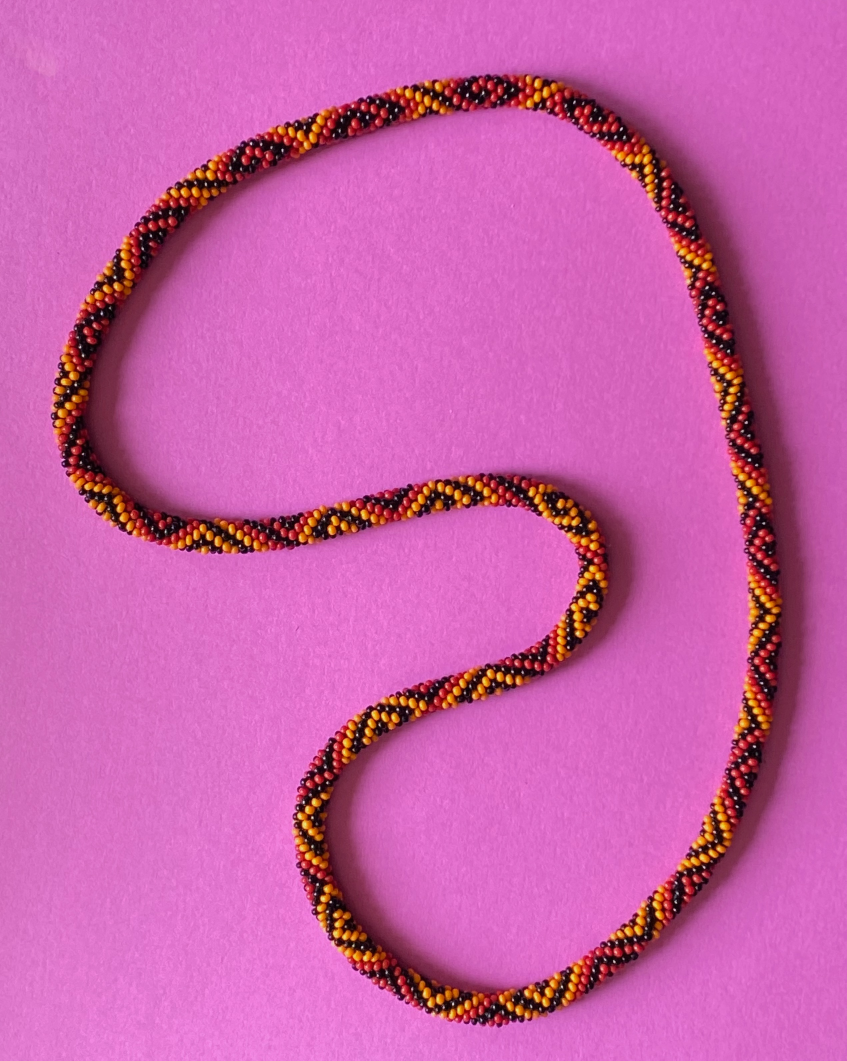
#> input picture beads-photo-2.jpg, 2540 x 3182 px (shown at 1/3 size)
$ python background_probe.py
#> lines starting #> are read from the running program, lines starting #| are printed output that depends on the picture; long printed decimals are rounded
"""R092: reproducible local FFT probes, not a segmentation or helicity solver."""
import argparse
import hashlib
import json
import os
from pathlib import Path

os.environ.setdefault("MPLCONFIGDIR", "/tmp/beads-matplotlib")
import matplotlib
matplotlib.use("Agg")
import matplotlib.pyplot as plt
from matplotlib.patches import Circle
import numpy as np
from PIL import Image, ImageOps

ROOT = Path(__file__).resolve().parents[1]
SAMPLES = [
    ("A", "open paper, inside loop", 1100, 950),
    ("B", "open paper, outside loop", 450, 2350),
    ("C", "necklace, upper section", 1410, 275),
    ("D", "necklace, right section", 2210, 1170),
    ("E", "paper/shadow beside D", 2320, 1170),
    ("F", "paper/shadow at inner bend", 1870, 1690),
]


def digest(path):
    return hashlib.sha256(Path(path).read_bytes()).hexdigest()


def spectrum(patch, sigma):
    """Remove a Gaussian-weighted plane; FFT the Gaussian-windowed residual.

    Units are displayed JPEG grayscale, not radiance. The 1/64 px cutoff is
    exploratory and fixed across window scales. No paper-color predicate.
    """
    y, x = np.indices(patch.shape, dtype=float)
    x -= (patch.shape[1] - 1) / 2
    y -= (patch.shape[0] - 1) / 2
    w = np.exp(-(x*x + y*y) / (2*sigma*sigma))
    design = np.stack([np.ones_like(x), x/sigma, y/sigma], axis=-1)
    a = design.reshape(-1, 3)
    weights = w.ravel()
    fit = np.linalg.solve(a.T @ (weights[:, None]*a), a.T @ (weights*patch.ravel()))
    residual = patch - design @ fit
    z = w * residual
    power = np.abs(np.fft.fftshift(np.fft.fft2(z))) ** 2
    fy = np.fft.fftshift(np.fft.fftfreq(patch.shape[0]))
    fx = np.fft.fftshift(np.fft.fftfreq(patch.shape[1]))
    freq = np.hypot(fy[:, None], fx[None, :])
    hi = power[freq >= 1/64].sum()
    norm = patch.size * np.sum(w*w)
    total = power.sum()
    metrics = {
        "high_frequency_rms": float(np.sqrt(hi/norm)),
        "residual_rms": float(np.sqrt(total/norm)),
        "high_frequency_fraction": float(hi/total) if total > 1e-20 else 0.,
        "parseval_error": float(abs(total/patch.size - np.sum(z*z))),
    }
    return metrics, power


def checks():
    y, x = np.indices((257, 257), dtype=float)
    flat, _ = spectrum(np.full_like(x, .6), 35)
    ramp, _ = spectrum(.3 + .001*x + .0005*y, 35)
    fast, _ = spectrum(.5 + .1*np.sin(2*np.pi*x/16), 35)
    slow, _ = spectrum(.5 + .1*np.sin(2*np.pi*x/128), 35)
    assert flat["residual_rms"] < 1e-12
    assert ramp["residual_rms"] < 1e-12
    # Finite Gaussian windows broaden peaks: the 128px wave leaks across the
    # cutoff. Check useful separation, not an ideal brick-wall-filter claim.
    assert fast["high_frequency_rms"] > 5*slow["high_frequency_rms"]
    assert fast["high_frequency_fraction"] > .99
    assert slow["high_frequency_fraction"] < .05
    assert abs(fast["high_frequency_rms"] - .1/np.sqrt(2)) < .001
    assert fast["parseval_error"] < 1e-10
    return {"constant_removed": True, "linear_ramp_removed": True,
            "16px_vs_128px_separation": True, "sinusoid_rms": True,
            "parseval": True}


def main():
    parser = argparse.ArgumentParser(description=__doc__)
    parser.add_argument("--output", type=Path, default=ROOT/"photo2/output/r092")
    args = parser.parse_args()
    out = args.output
    out.mkdir(parents=True, exist_ok=True)
    source = ROOT/"beads-photo-2.jpg"
    im = ImageOps.exif_transpose(Image.open(source)).convert("RGB")
#> im is the input picture: PIL image 2540x3182 RGB; mean R, G, B 202, 95.9, 169.1
    rgb = np.asarray(im, dtype=float)/255
    gray = rgb @ np.array([.299, .587, .114])
    height, width = gray.shape
    radius = .05*np.sqrt(width*height)
    sigmas = [radius, radius/3, radius/6]
    rows, powers = [], {}
    for label, meaning, cx, cy in SAMPLES:
        for sigma in sigmas:
            half = int(np.ceil(3*sigma))
            # Explicit reflection when a 3-sigma square crosses the photo edge.
            padded = np.pad(gray, half, mode="reflect")
            patch = padded[cy:cy+2*half+1, cx:cx+2*half+1]
            metric, power = spectrum(patch, sigma)
            reflected = cx-half < 0 or cy-half < 0 or cx+half >= width or cy+half >= height
            rows.append(dict(label=label, description=meaning, x=cx, y=cy,
                             sigma_px=sigma, half_support_px=half,
                             reflected_photo_edge=reflected, **metric))
            powers[label, sigma] = power
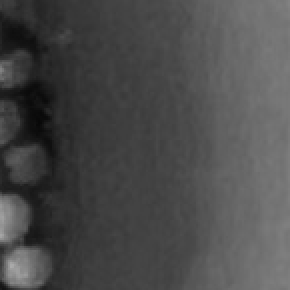
#> patch: shape (145, 145) float64 (shown 2 times larger); min 0.0348, max 0.671, mean 0.297
#> after the loop, powers = 18 items; rows = 18 items
    fig, ax = plt.subplots(figsize=(8, 10))
    ax.imshow(im)
    colors = plt.get_cmap("tab10").colors
    for i, (label, meaning, x, y) in enumerate(SAMPLES):
        c = colors[i]
        ax.plot(x, y, "+", color="white", markersize=8)
        ax.add_patch(Circle((x,y), radius, fill=False, color=c, linewidth=2))
        ax.text(x+30, y-30, label, color="white", fontsize=15, weight="bold",
                bbox=dict(facecolor=c, alpha=.9, edgecolor="none"))
    ax.set_title(f"Sample centers; rings = sigma = 0.05 sqrt(N) = {radius:.1f} px\n"
                 "Gaussian support extends beyond each ring; these are not bead boundaries")
    ax.set_xlabel("Original-photo x (pixels)")
    ax.set_ylabel("Original-photo y (pixels)")
    fig.tight_layout()
    fig.savefig(out/"sample-context.png", dpi=145)
    plt.close(fig)

    fig, axes = plt.subplots(3, 4, figsize=(13, 10))
    small_sigma = sigmas[-1]
    # Shared scale for the FFT panels, displaying energy amplitude per window.
    spectra = []
    for label, *_ in SAMPLES:
        p = powers[label, small_sigma]
        spectra.append(np.log10(1 + 1e4*np.sqrt(p)/p.size))
#> this loop made 6 passes
#> pass 1, in main, `p = powers[label, small_sigma]`:
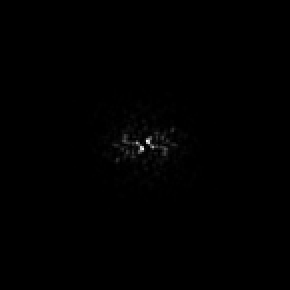
#> p: shape (145, 145) float64 (shown 2 times larger); min 2.26e-22, max 245.4, mean 0.8
#> after the loop, spectra = 6 items
    vmax = max(float(p.max()) for p in spectra)
#> vmax = 2.13
    for i, (label, meaning, x, y) in enumerate(SAMPLES):
        row, col = i//2, 2*(i%2)
        half = 155
        axes[row,col].imshow(im)
        axes[row,col].set_xlim(x-half, x+half)
        axes[row,col].set_ylim(y+half, y-half)
        axes[row,col].set_title(f"{label}: {meaning}", fontsize=10)
        axes[row,col].set_axis_off()
        axes[row,col+1].imshow(spectra[i], origin="lower", cmap="magma", vmin=0, vmax=vmax,
                              extent=(-.5,.5,-.5,.5))
        axes[row,col+1].set_xlim(-.15,.15)
        axes[row,col+1].set_ylim(-.15,.15)
        axes[row,col+1].set_title(f"{label}: local FFT, sigma {small_sigma:.1f} px", fontsize=10)
        axes[row,col+1].set_xlabel("cycles/pixel")
    fig.suptitle("Raw 310-pixel contexts and small-window spectra\n"
                 "Crop center = sample center; shared FFT display scale; no boundary inferred")
    fig.tight_layout()
    fig.savefig(out/"raw-and-fft.png", dpi=145)
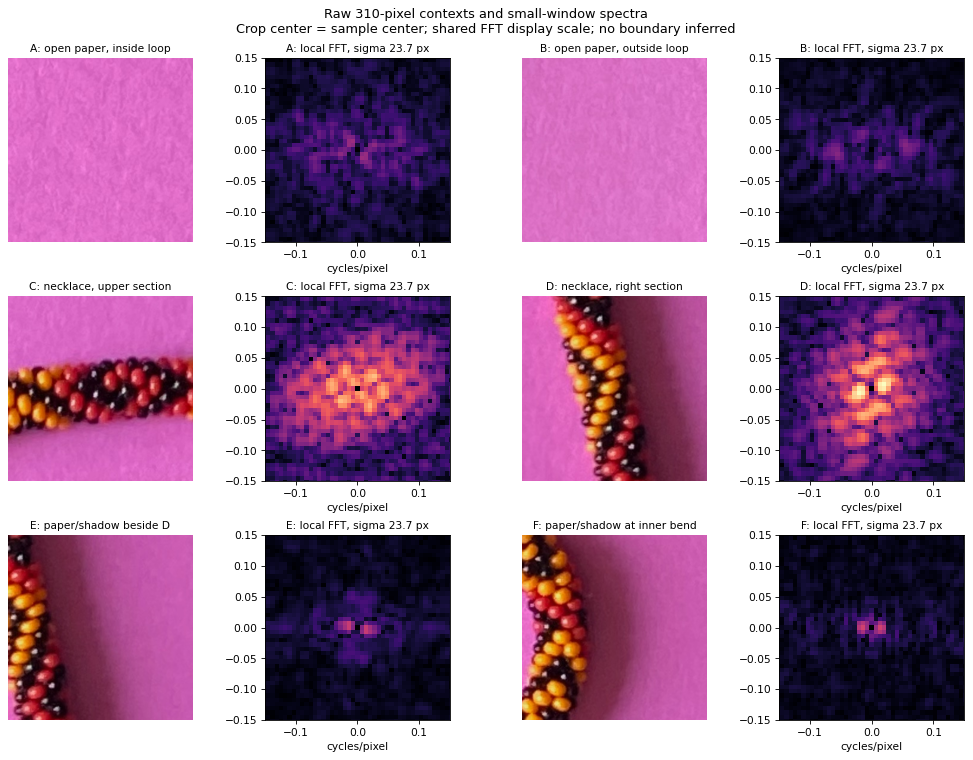
#> figure drawn by matplotlib, 12 panels
    plt.close(fig)

    fig, ax = plt.subplots(figsize=(9, 4))
    for i, sigma in enumerate(sigmas):
        vals = [r["high_frequency_rms"] for r in rows if r["sigma_px"] == sigma]
        ax.bar(np.arange(6)+(i-1)*.25, vals, width=.25, label=f"sigma {sigma:.1f} px")
#> this loop made 3 passes
#> vals on passes 1 to 3: [0.0197, 0.0149, 0.103, 0.107, 0.0718, 0.0844], [0.0201, 0.0148, 0.147, 0.174, 0.0154, 0.0349], [0.0198, 0.0151, 0.166, 0.193, 0.0126, 0.011]
    ax.set_xticks(np.arange(6), [s[0] for s in SAMPLES])
    ax.set_ylabel("Fine-scale grayscale RMS (0–1 JPEG units)")
    ax.set_title("High-frequency energy is a neighborhood cue, not a pixel label")
    ax.legend()
    fig.tight_layout()
    fig.savefig(out/"scale-comparison.png", dpi=145)
    plt.close(fig)
    report = dict(source_sha256=digest(source), script_sha256=digest(__file__),
                  image_size=[width,height], gaussian_radius_requested_px=radius,
                  interpretation="radius treated as sigma; sigma/3 and sigma/6 sensitivity probes",
                  channel="0.299 R + 0.587 G + 0.114 B on displayed JPEG RGB / 255",
                  detrending="Gaussian-weighted least-squares plane",
                  cutoff_cycles_per_pixel=1/64, support="square +/- ceil(3 sigma)",
                  edge_handling="reflect, explicitly flagged per sample", checks=checks(),
                  versions=dict(numpy=np.__version__, matplotlib=matplotlib.__version__),
                  samples=rows,
                  illustrations={p.name:digest(p) for p in sorted(out.glob("*.png"))})
#> in spectrum (call 19), `design = np.stack([np.ones_like(x), x/sigma, y/sigma], axis=-1)`:
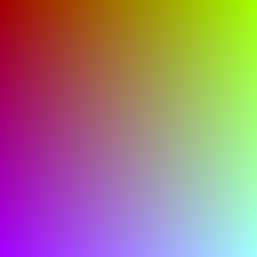
#> design: shape (257, 257, 3) float64; mean of channels 0, 1, 2 1, -1.34e-20, 3.52e-17; drawn with min black and max white
#> in spectrum (call 19), `fit = np.linalg.solve(a.T @ (weights[:, None]*a), a.T @ (weights*patch..`: fit = [0.6, -3.8e-18, 1.82e-16]
#> in spectrum (call 19), `fy = np.fft.fftshift(np.fft.fftfreq(patch.shape[0]))`: fy = 257 values from -0.498 to 0.498
#> in spectrum (call 19), `freq = np.hypot(fy[:, None], fx[None, :])`:
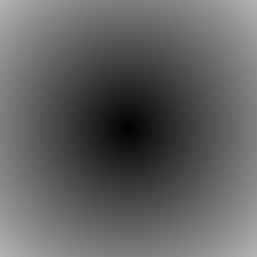
#> freq: shape (257, 257) float64; min 0, max 0.704, mean 0.383
#> in spectrum (call 19), `hi = power[freq >= 1/64].sum()`: hi = 5.08e-25
#> in spectrum (call 19), `norm = patch.size * np.sum(w*w)`: norm = 254186234.7
#> in spectrum (call 19), `total = power.sum()`: total = 2.65e-20
#> in spectrum (call 19), `metrics = { "high_frequency_rms": float(np.sqrt(hi/norm)), "residual_r..`: metrics = {'high_frequency_rms': 4.47e-17, 'residual_rms': 1.02e-14, 'high_frequency_fraction': 1.92e-05, 'parseval_error': 1.38e-40}
#> in checks, `flat, _ = spectrum(np.full_like(x, .6), 35)`: flat has the same summary as metrics in spectrum
#> in spectrum (call 20), `fit = np.linalg.solve(a.T @ (weights[:, None]*a), a.T @ (weights*patch..`: fit = [0.492, 0.035, 0.0175]
#> in spectrum (call 20), `residual = patch - design @ fit`:
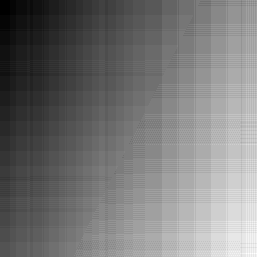
#> residual: shape (257, 257) float64; min 8.83e-15, max 1.12e-14, mean 9.94e-15; drawn with min black and max white
#> in spectrum (call 20), `hi = power[freq >= 1/64].sum()`: hi = 6.38e-25
#> in spectrum (call 20), `total = power.sum()`: total = 2.51e-20
#> in spectrum (call 20), `metrics = { "high_frequency_rms": float(np.sqrt(hi/norm)), "residual_r..`: metrics = {'high_frequency_rms': 5.01e-17, 'residual_rms': 9.93e-15, 'high_frequency_fraction': 2.55e-05, 'parseval_error': 9.18e-41}
#> in checks, `ramp, _ = spectrum(.3 + .001*x + .0005*y, 35)`: ramp has the same summary as metrics in spectrum
#> in checks, `fast, _ = spectrum(.5 + .1*np.sin(2*np.pi*x/16), 35)`: fast = {'high_frequency_rms': 0.0707, 'residual_rms': 0.0707, 'high_frequency_fraction': 1, 'parseval_error': 0}
#> in spectrum (call 22), `fit = np.linalg.solve(a.T @ (weights[:, None]*a), a.T @ (weights*patch..`: fit = [0.5, 0.0394, 4.72e-17]
#> in spectrum (call 22), `z = w * residual`:
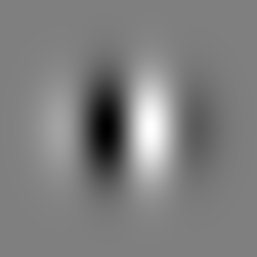
#> z: shape (257, 257) float64; min -0.0521, max 0.0521, mean 1.26e-15; drawn with min black and max white
#> in spectrum (call 22), `hi = power[freq >= 1/64].sum()`: hi = 17450.2
#> in spectrum (call 22), `total = power.sum()`: total = 579400.9
#> in spectrum (call 22), `metrics = { "high_frequency_rms": float(np.sqrt(hi/norm)), "residual_r..`: metrics = {'high_frequency_rms': 0.00829, 'residual_rms': 0.0477, 'high_frequency_fraction': 0.0301, 'parseval_error': 1.78e-15}
#> in checks, `slow, _ = spectrum(.5 + .1*np.sin(2*np.pi*x/128), 35)`: slow has the same summary as metrics in spectrum
#> report = 14 items
    (out/"report.json").write_text(json.dumps(report, indent=2)+"\n")
    print(json.dumps({"radius_px":radius,"checks":report["checks"],"output":str(out)}, indent=2))
#| {
#|   "radius_px": 142.147,
#|   "checks": {
#|     "constant_removed": true,
#|     "linear_ramp_removed": true,
#|     "16px_vs_128px_separation": true,
#> (further printed lines are left out)


if __name__ == "__main__":
    main()

$ run again, with beads-photo-1.jpg copied over beads-photo-2.jpg
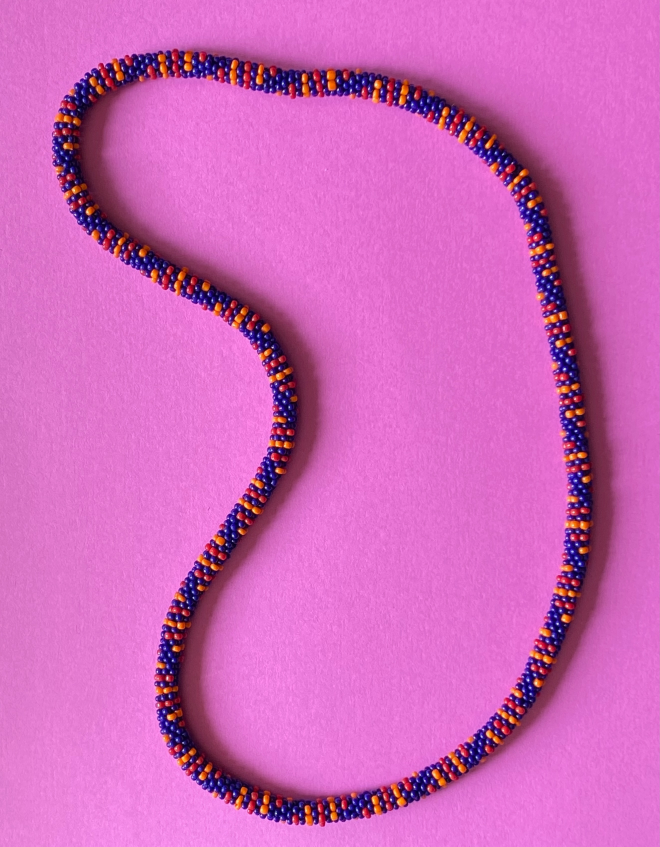
#> input picture beads-photo-1.jpg, 2639 x 3385 px (shown at 1/4 size)
#> in main, im is the input picture: PIL image 2639x3385 RGB; mean R, G, B 208, 102.6, 186.4
#> after the loop in main, `for label, meaning, cx, cy in SAMPLES:`:
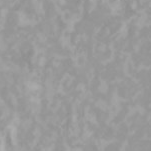
#> patch: shape (151, 151) float64; min 0.553, max 0.675, mean 0.601
#> after the loop in main, `for label, meaning, cx, cy in SAMPLES:`: powers = 18 items
#> after the loop in main, `for label, *_ in SAMPLES:`: spectra = 6 items
#> vmax = 1.88
#> the loop in main, `for i, sigma in enumerate(sigmas):` made 3 passes
#> vals on passes 1 to 3: [0.0215, 0.026, 0.0983, 0.101, 0.075, 0.0165], [0.0203, 0.0191, 0.0973, 0.139, 0.0206, 0.0151], [0.0178, 0.0208, 0.0801, 0.154, 0.0119, 0.014]
#> in main, `fig.savefig(out/"scale-comparison.png", dpi=145)`:
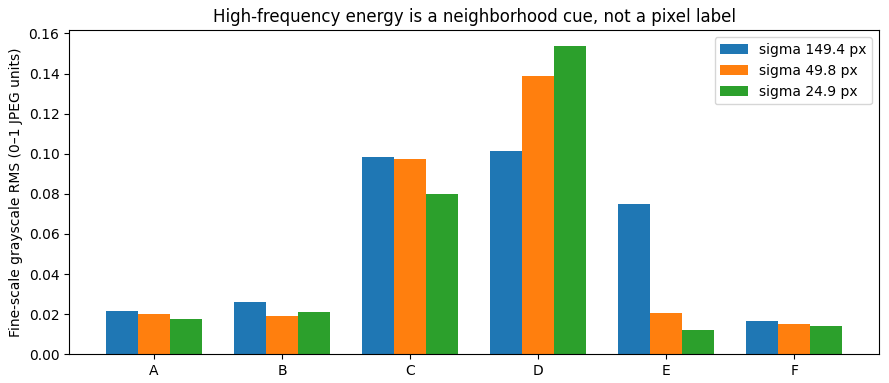
#> figure drawn by matplotlib, 1 panel; tallest bar 0.101 high, from x = 2.62 to 2.88; tallest bar 0.139 high, from x = 2.88 to 3.12; tallest bar 0.154 high, from x = 3.12 to 3.38
#> flat = {'high_frequency_rms': 4.47e-17, 'residual_rms': 1.02e-14, 'high_frequency_fraction': 1.92e-05, 'parseval_error': 1.38e-40}
#> ramp = {'high_frequency_rms': 5.01e-17, 'residual_rms': 9.93e-15, 'high_frequency_fraction': 2.55e-05, 'parseval_error': 9.18e-41}
#> fast = {'high_frequency_rms': 0.0707, 'residual_rms': 0.0707, 'high_frequency_fraction': 1, 'parseval_error': 0}
#> slow = {'high_frequency_rms': 0.00829, 'residual_rms': 0.0477, 'high_frequency_fraction': 0.0301, 'parseval_error': 1.78e-15}
#> report = 14 items
#| {
#|   "radius_px": 149.441,
#|   "checks": {
#|     "constant_removed": true,
#|     "linear_ramp_removed": true,
#|     "16px_vs_128px_separation": true,
#> (further printed lines are left out)

$ run again, with beads-photo-10.jpg copied over beads-photo-2.jpg
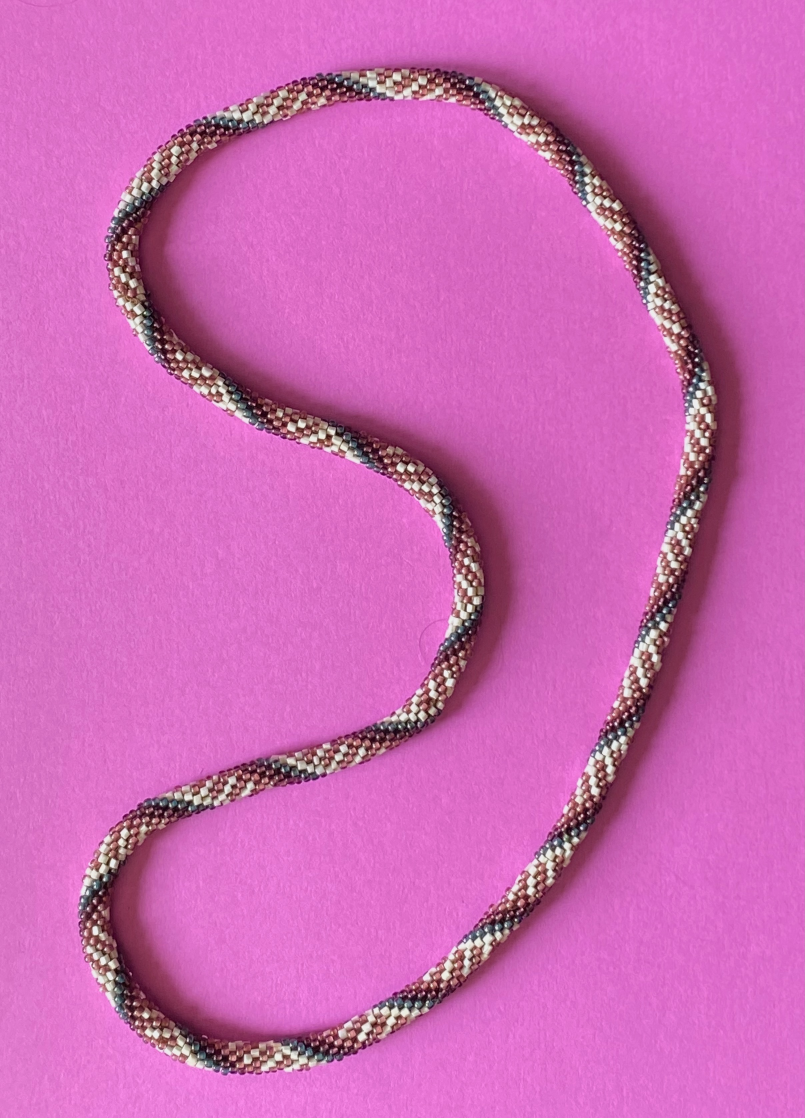
#> input picture beads-photo-10.jpg, 2415 x 3353 px (shown at 1/3 size)
#> in main, im is the input picture: PIL image 2415x3353 RGB; mean R, G, B 205.4, 104.1, 180.9
#> after the loop in main, `for label, meaning, cx, cy in SAMPLES:`:
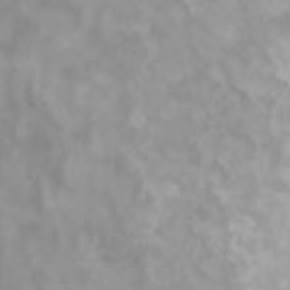
#> patch: shape (145, 145) float64 (shown 2 times larger); min 0.521, max 0.658, mean 0.582
#> after the loop in main, `for label, meaning, cx, cy in SAMPLES:`: powers = 18 items
#> after the loop in main, `for label, *_ in SAMPLES:`: spectra = 6 items
#> vmax = 1.98
#> the loop in main, `for i, sigma in enumerate(sigmas):` made 3 passes
#> vals on passes 1 to 3: [0.0205, 0.0942, 0.112, 0.0854, 0.0365, 0.0734], [0.0218, 0.0568, 0.163, 0.0322, 0.00856, 0.0149], [0.0235, 0.0214, 0.183, 0.0132, 0.00764, 0.0126]
#> in main, `fig.savefig(out/"scale-comparison.png", dpi=145)`:
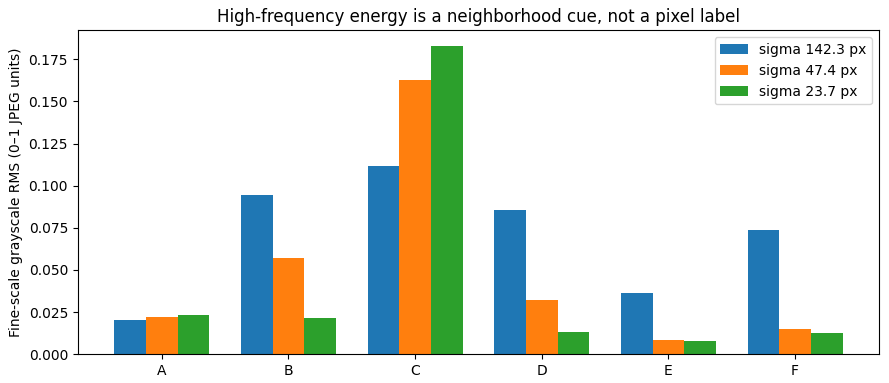
#> figure drawn by matplotlib, 1 panel; tallest bar 0.112 high, from x = 1.62 to 1.88; tallest bar 0.163 high, from x = 1.88 to 2.12; tallest bar 0.183 high, from x = 2.12 to 2.38
#> flat = {'high_frequency_rms': 4.47e-17, 'residual_rms': 1.02e-14, 'high_frequency_fraction': 1.92e-05, 'parseval_error': 1.38e-40}
#> ramp = {'high_frequency_rms': 5.01e-17, 'residual_rms': 9.93e-15, 'high_frequency_fraction': 2.55e-05, 'parseval_error': 9.18e-41}
#> fast = {'high_frequency_rms': 0.0707, 'residual_rms': 0.0707, 'high_frequency_fraction': 1, 'parseval_error': 0}
#> slow = {'high_frequency_rms': 0.00829, 'residual_rms': 0.0477, 'high_frequency_fraction': 0.0301, 'parseval_error': 1.78e-15}
#> report = 14 items
#| {
#|   "radius_px": 142.280,
#|   "checks": {
#|     "constant_removed": true,
#|     "linear_ramp_removed": true,
#|     "16px_vs_128px_separation": true,
#> (further printed lines are left out)
